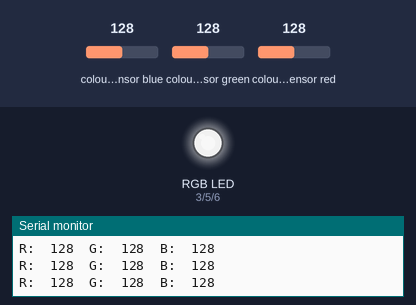
The sketch below on a simulated Arduino Uno, built with avr-gcc and run on an emulated ATmega328P. Parts: an RGB LED mixed from three pins (HIGH = lit), the last lines printed to the serial monitor. Inputs (shaded band) come from the test bench; at power-on: colour sensor blue 128, colour sensor green 128, colour sensor red 128. Dim RGB values are drawn brighter than linear.

Above: at 1.2 s.
1.3 s: colour sensor blue set to 191
At 2.2 s:
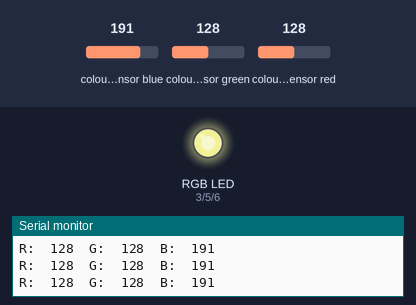
2.8 s: colour sensor green set to 191
At 4.0 s:
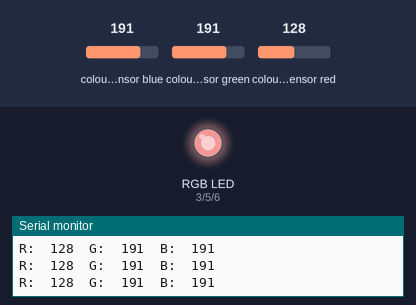
4.3 s: colour sensor red set to 191
At 5.5 s:
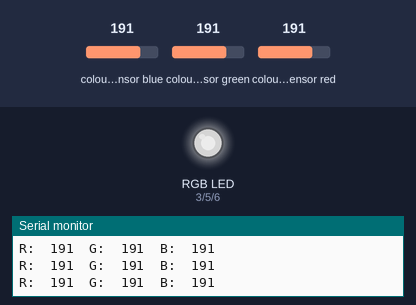
5.8 s: colour sensor blue set to 5
At 6.2 s:
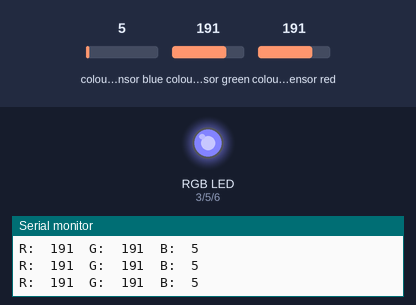
7.3 s: colour sensor green set to 5
At 8.5 s:
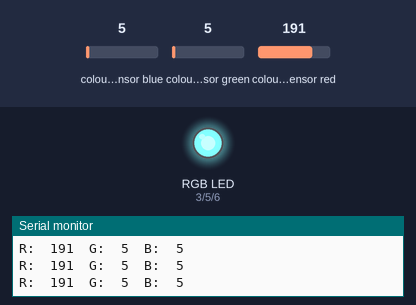
8.8 s: colour sensor red set to 250
At 9.3 s:
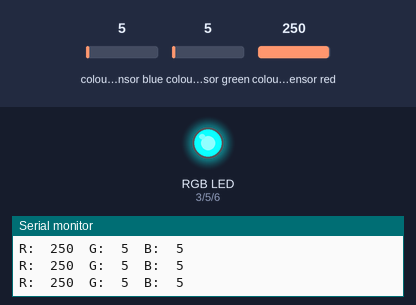
Timing chart, 0 to 11.3 s (numbered marks = the images above; inputs shaded):
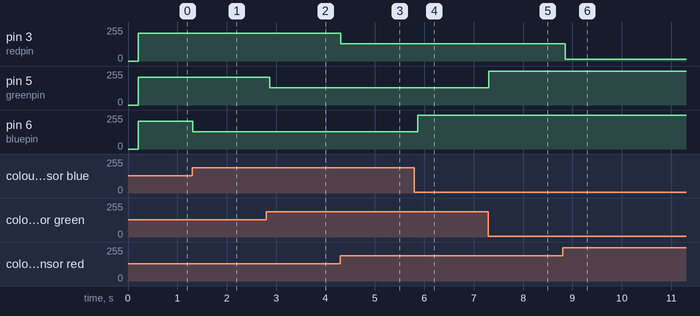

The sketch:

Light_sensor_code.ino
```cpp
#include <Wire.h>
#include "Adafruit_TCS34725.h"

// Pick analog outputs, for the UNO these three work well
// use ~560  ohm resistor between Red & Blue, ~1K for green (its brighter)
#define redpin 3
#define greenpin 5
#define bluepin 6
// for a common anode LED, connect the common pin to +5V
// for common cathode, connect the common to ground

// set to false if using a common cathode LED
#define commonAnode true

// our RGB -> eye-recognized gamma color
byte gammatable[256];


Adafruit_TCS34725 tcs = Adafruit_TCS34725(TCS34725_INTEGRATIONTIME_50MS, TCS34725_GAIN_4X);

void setup() {
  Serial.begin(9600);
  //Serial.println("Color View Test!");

  if (tcs.begin()) {
    //Serial.println("Found sensor");
  } else {
    Serial.println("No TCS34725 found ... check your connections");
    while (1); // halt!
  }

  // use these three pins to drive an LED

  pinMode(redpin, OUTPUT);
  pinMode(greenpin, OUTPUT);
  pinMode(bluepin, OUTPUT);

  // thanks PhilB for this gamma table!
  // it helps convert RGB colors to what humans see
  for (int i = 0; i < 256; i++) {
    float x = i;
    x /= 255;
    x = pow(x, 2.5);
    x *= 255;

    if (commonAnode) {
      gammatable[i] = 255 - x;
    } else {
      gammatable[i] = x;
    }
    //Serial.println(gammatable[i]);
  }
}


void loop() {
  float red, green, blue;
  tcs.setInterrupt(false);  // turn on LED
  delay(60);  // takes 50ms to read
  tcs.getRGB(&red, &green, &blue);
  tcs.setInterrupt(true);  // turn off LED

  Serial.print("R:\t"); Serial.print(int(red));
  Serial.print("\tG:\t"); Serial.print(int(green));
  Serial.print("\tB:\t"); Serial.print(int(blue));

  Serial.print("\n");

  analogWrite(redpin, gammatable[(int)red]);
  analogWrite(greenpin, gammatable[(int)green]);
  analogWrite(bluepin, gammatable[(int)blue]);

}
```

Measured:
- after the input at 1.3 s, pin 6 (bluepin): 209/255 → 131/255 at once
- after the input at 2.8 s, pin 5 (greenpin): 209/255 → 131/255 after 0.07 s
- after the input at 4.3 s, pin 3 (redpin): 209/255 → 131/255 at once
- after the input at 5.8 s, pin 6 (bluepin): 131/255 → 254/255 after 0.06 s
- after the input at 7.3 s, pin 5 (greenpin): 131/255 → 254/255 at once
- after the input at 8.8 s, pin 3 (redpin): 131/255 → 12/255 after 0.05 s
